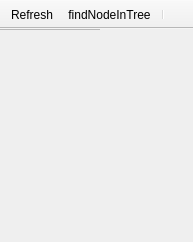
<?xml version="1.0" encoding="UTF-8"?>
<ui version="4.0">
 <class>treeViewForm</class>
 <widget class="QMainWindow" name="treeViewForm">
  <property name="geometry">
   <rect>
    <x>0</x>
    <y>0</y>
    <width>193</width>
    <height>242</height>
   </rect>
  </property>
  <property name="sizePolicy">
   <sizepolicy hsizetype="Preferred" vsizetype="Preferred">
    <horstretch>0</horstretch>
    <verstretch>0</verstretch>
   </sizepolicy>
  </property>
  <property name="maximumSize">
   <size>
    <width>16777215</width>
    <height>16777215</height>
   </size>
  </property>
  <property name="windowTitle">
   <string>treeViewForm</string>
  </property>
   <widget class="QTreeView" name="treeView">
     <property name="frameShape">
       <enum>QFrame::StyledPanel</enum>
     </property>
     <property name="frameShadow">
       <enum>QFrame::Sunken</enum>
     </property>
     <property name="lineWidth">
       <number>1</number>
     </property>
     <attribute name="headerDefaultSectionSize">
       <number>100</number>
     </attribute>
     <attribute name="headerStretchLastSection">
       <bool>true</bool>
     </attribute>
   </widget>
  <widget class="QMenuBar" name="menuBar">
   <property name="geometry">
    <rect>
     <x>0</x>
     <y>0</y>
     <width>193</width>
     <height>21</height>
    </rect>
   </property>
  </widget>
  <widget class="QToolBar" name="toolBar">
   <property name="windowTitle">
    <string>toolBar</string>
   </property>
   <property name="movable">
    <bool>false</bool>
   </property>
   <property name="iconSize">
    <size>
     <width>16</width>
     <height>16</height>
    </size>
   </property>
   <attribute name="toolBarArea">
    <enum>TopToolBarArea</enum>
   </attribute>
   <attribute name="toolBarBreak">
    <bool>false</bool>
   </attribute>
   <addaction name="actionRefresh"/>
   <addaction name="actionFindNodeInTree"/>
   <addaction name="separator"/>
  </widget>
  <action name="actionInsert_row">
   <property name="icon">
    <iconset>
     <normaloff>:/classificationofageform/images/plus-circle.png</normaloff>:/classificationofageform/images/plus-circle.png</iconset>
   </property>
   <property name="text">
    <string>Insert row</string>
   </property>
   <property name="shortcut">
    <string>Ctrl+Ins</string>
   </property>
  </action>
  <action name="actionInsert_child_row">
   <property name="icon">
    <iconset>
     <normaloff>:/classificationofageform/images/plus-small-circle.png</normaloff>:/classificationofageform/images/plus-small-circle.png</iconset>
   </property>
   <property name="text">
    <string>Insert child row</string>
   </property>
   <property name="shortcut">
    <string>Ctrl+Home</string>
   </property>
  </action>
  <action name="actionDelete_row">
   <property name="icon">
    <iconset>
     <normaloff>:/classificationofageform/images/minus-circle.png</normaloff>:/classificationofageform/images/minus-circle.png</iconset>
   </property>
   <property name="text">
    <string>Delete row</string>
   </property>
   <property name="shortcut">
    <string>Ctrl+Del</string>
   </property>
  </action>
  <action name="actionRefresh">
   <property name="icon">
    <iconset resource="../src/editor.qrc">
     <normaloff>:/tree/icons/arrow_refresh.png</normaloff>:/tree/icons/arrow_refresh.png</iconset>
   </property>
   <property name="text">
    <string>Refresh</string>
   </property>
   <property name="toolTip">
    <string>Refresh</string>
   </property>
  </action>
  <action name="actionFindNodeInTree">
   <property name="icon">
    <iconset resource="../src/editor.qrc">
     <normaloff>:/instruments/icons/instruments/camera_nav/target_find1.png</normaloff>:/instruments/icons/instruments/camera_nav/target_find1.png</iconset>
   </property>
   <property name="text">
    <string>findNodeInTree</string>
   </property>
  </action>
 </widget>
 <layoutdefault spacing="6" margin="11"/>
 <resources>
  <include location="../src/editor.qrc"/>
 </resources>
 <connections/>
</ui>
